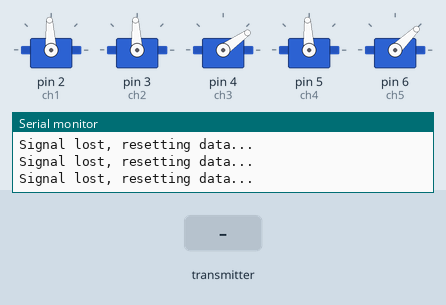
Recording of a sketch running on a simulated Arduino Uno, built with avr-gcc and run on an emulated ATmega328P. Shown: 5 × servo, the last lines printed to the serial monitor. Inputs (shaded band) come from the test bench. No radio packets arrive unless stated.

Above: at 1.2 s.
1.3 s: the transmitter starts sending throttle = 64
At 2.2 s:
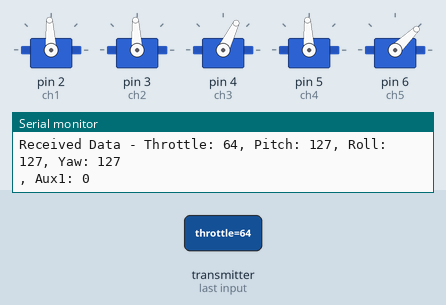
2.8 s: the transmitter starts sending pitch = 0
At 3.2 s:
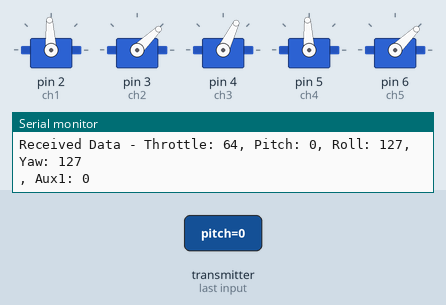
4.3 s: the transmitter starts sending roll = 0
At 5.5 s:
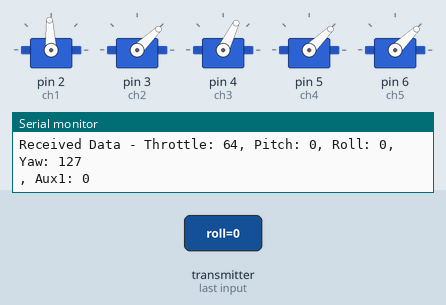
5.8 s: the transmitter starts sending yaw = 0
At 6.7 s:
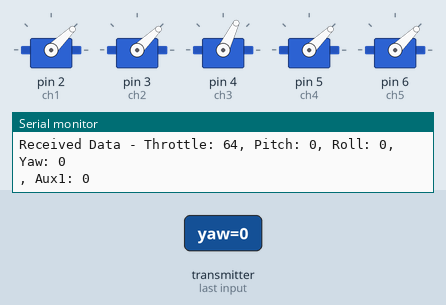
7.3 s: the transmitter starts sending aux1 = 64
At 7.8 s:
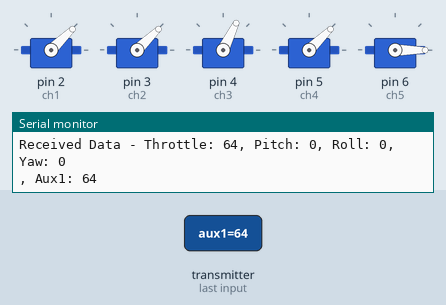
8.8 s: the transmitter starts sending throttle = 0
At 10.2 s:
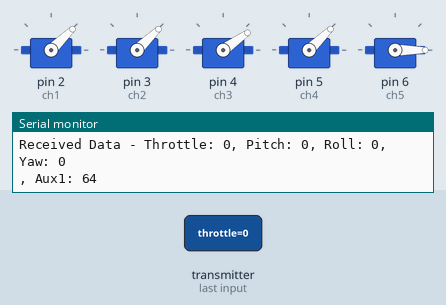
Timing chart, 0 to 11.3 s (numbered marks = the images above; inputs shaded):
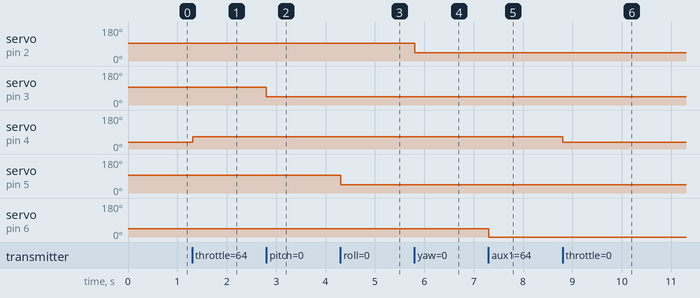

Measured:
- after the input at 1.3 s, servo on pin 4 (ch3): 35° → 64° at once
- after the input at 2.8 s, servo on pin 3 (ch2): 93° → 44° at once
- after the input at 4.3 s, servo on pin 5 (ch4): 93° → 44° at once
- after the input at 5.8 s, servo on pin 2 (ch1): 93° → 44° at once
- after the input at 7.3 s, servo on pin 6 (ch5): 44° → 0° at once
- after the input at 8.8 s, servo on pin 4 (ch3): 64° → 35° at once

The sketch:

Receiver.ino
```cpp
#include <SPI.h>
#include <nRF24L01.h>
#include <RF24.h>
#include <Servo.h>

const uint64_t pipeIn = 0xE9E8F0F0E1LL;
RF24 radio(9, 10); // CE, CSN

int ch_width_1 = 0;
int ch_width_2 = 0;
int ch_width_3 = 0;
int ch_width_4 = 0;
int ch_width_5 = 0;

Servo ch1;
Servo ch2;
Servo ch3;
Servo ch4;
Servo ch5;

struct Signal {
  byte throttle;
  byte pitch;
  byte roll;
  byte yaw;
  byte aux1;
};

Signal data;

void ResetData() {
  data.throttle = 0; // Motor Stop
  data.pitch = 127;  // Center
  data.roll = 127;   // Center
  data.yaw = 127;    // Center
  data.aux1 = 0;
}

void setup() {
  Serial.begin(115200); // Start serial for debugging

  // Set the pins for each PWM signal
  ch1.attach(2);
  ch2.attach(3);
  ch3.attach(4);
  ch4.attach(5);
  ch5.attach(6);

  // Configure the NRF24 module
  ResetData();
  radio.begin();
  radio.openReadingPipe(1, pipeIn);
  radio.setChannel(108);
  radio.setAutoAck(false); // Enable auto acknowledgment
  radio.setDataRate(RF24_250KBPS); // Set data rate for stability
  radio.setPALevel(RF24_PA_MAX); // Set power level to maximum
  radio.startListening(); // Start listening for incoming data

  Serial.println("Receiver Initialized");
}

unsigned long lastRecvTime = 0;

void recvData() {
  while (radio.available()) {
    radio.read(&data, sizeof(Signal));
    lastRecvTime = millis(); // Update the last received time

    // Print the received data for debugging
    Serial.print("Received Data - Throttle: ");
    Serial.print(data.throttle);
    Serial.print(", Pitch: ");
    Serial.print(data.pitch);
    Serial.print(", Roll: ");
    Serial.print(data.roll);
    Serial.print(", Yaw: ");
    Serial.println(data.yaw);
    Serial.print(", Aux1: ");
    Serial.println(data.aux1);
  }
}

void loop() {
  unsigned long now = millis();
  if (now - lastRecvTime > 1000) { // If no data received for more than 1 second
    ResetData(); // Reset data to default values
    Serial.println("Signal lost, resetting data...");
  }

  recvData(); // Continuously check for new data

  // Map the received values to PWM signal range
  ch_width_1 = map(data.yaw, 0, 255, 1000, 2000);
  ch_width_2 = map(data.pitch, 0, 255, 1000, 2000);
  ch_width_3 = map(data.throttle, 0, 255, 900, 2100);
  ch_width_4 = map(data.roll, 0, 255, 1000, 2000);
  ch_width_5 = map(data.aux1, 0, 1, 1000, 2000);

  // Write the PWM signal to each servo
  ch1.writeMicroseconds(ch_width_1);
  ch2.writeMicroseconds(ch_width_2);
  ch3.writeMicroseconds(ch_width_3);
  ch4.writeMicroseconds(ch_width_4);
  ch5.writeMicroseconds(ch_width_5);
}
```
